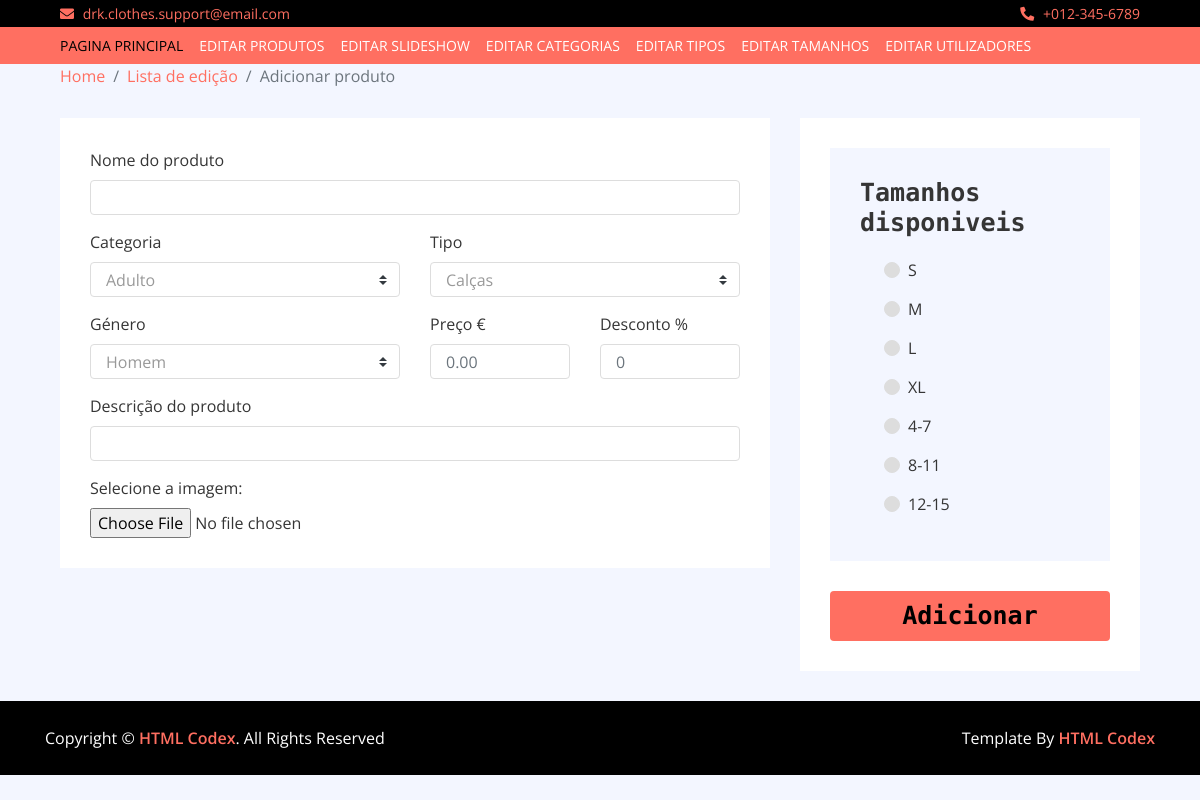
The page /admin/add-product.php on the database its author committed.
### tables this page shows
CREATE TABLE `tamanhos`  (
  `tamanhoId` int(11) NOT NULL AUTO_INCREMENT,
  `tamanhoNome` varchar(45) NOT NULL,
  PRIMARY KEY (`tamanhoId`) USING BTREE
);

### admin/add-product.php (the view, shortened to what this page needs)
<?php
include_once ("includes/body.inc.php");
$sql="Select * from tipos";
$tipos=mysqli_query($con,$sql);
$sql="Select * from categorias";
$categorias=mysqli_query($con,$sql);
$sql="Select * from tamanhos";
$tamanhos=mysqli_query($con,$sql) or die;
?>
        <div class="breadcrumb-wrap">
            <div class="container-fluid">
                <ul class="breadcrumb">
                    <li class="breadcrumb-item"><a href="index.php">Home</a></li>
                    <li class="breadcrumb-item active"><a href="editing-list.php">Lista de edição</a></li>
                    <li class="breadcrumb-item active">Adicionar produto</li>
                </ul>
            </div>
        </div>
<form action="confirm-add-product.php" method="post" enctype="multipart/form-data">
        <div class="checkout">
            <div class="container-fluid">
                <div class="row">
                    <div class="col-lg-8">
                        <div class="checkout-inner">
                            <div class="billing-address">
                                <div class="row">
                                    <div class="col-md-12">
                                        <label>Nome do produto</label>
                                        <input class="form-control" name="nomeProduto" type="text" placeholder="">
                                    </div>
                                    <div class="col-md-6">
                                        <label>Categoria</label>
                                        <select onchange="catChange();" class="custom-select" id="categoriaProduto" name="categoriaProduto">
                                            <?php
                                            while ($dados=mysqli_fetch_array($categorias)){
                                                echo "<option value=\"".$dados['categoriaId']."\">".$dados['categoriaNome']."</option>";
                                            }
                                            ?>
                                        </select>
                                    </div>
                                    <div class="col-md-6">
                                        <label>Tipo</label>
                                        <select class="custom-select" id="tipoProduto" name="tipoProduto">
                                            <?php
                                            while ($dados=mysqli_fetch_array($tipos)){
                                                echo "<option value=\"".$dados['tipoId']."\">".$dados['tipoNome']."</option>";
                                            }
                                            ?>
                                        </select>
                                    </div>
                                    <div class="col-md-6">
                                        <label>Género</label>
                                        <select class="custom-select" id="generoProduto" name="generoProduto">
                                            <option value="M" selected>Homem</option>
                                        </select>
                                    </div>
                                    <div class="col-md-3">
                                        <label>Preço €</label>
                                        <input class="form-control" name="precoProduto" type="text" placeholder="0.00">
                                    </div>
                                    <div class="col-md-3">
                                        <label>Desconto %</label>
                                        <input class="form-control" name="descontoProduto" type="text" placeholder="0">
                                    </div>
                                    <div class="col-md-12">
                                        <label>Descrição do produto</label>
                                        <input class="form-control" name="descProduto" type="text" placeholder="">
                                    </div>
                                    <div class="col-md-12">
                                            <label for="img">Selecione a imagem:</label><br>
                                            <input type="file" id="img" name="imagemProduto" accept="image/*">
                                    </div>
                                </div>
                            </div>
                        </div>
                    </div>
                    <div class="col-lg-4">
                        <div class="checkout-inner">
                            <div class="checkout-payment">
                                <div class="payment-methods">
                                    <h1>Tamanhos disponiveis</h1>
                                    <div class="payment-method">
                                        <div class="custom-control custom-checkbox">
                                            <?php
                                            while ($dados=mysqli_fetch_array($tamanhos)){
                                                $i=$dados['tamanhoId'];
                                                echo "<div class=\"custom-control custom-radio\">";
                                                echo "<label class=\"custom-control-label\" for=\"size".$i."\">".$dados['tamanhoNome']."</label><br>";
                                                echo "</div>";
                                            }
                                            ?>
                                        </div>
                                    </div>
                                </div>
                                <div class="checkout-btn">
                                    <button input type="submit">Adicionar</button>
                                </div>
                            </div>
                        </div>
                    </div>
                </div>
            </div>
        </div>
</form>

### admin/css/style.css (style rules this page uses)
body { color: #353535; font-family: 'Open Sans', sans-serif; font-weight: 400; background: #f3f6ff; }
a { color: #FF6F61; }
h1 { font-family: 'Source Code Pro', monospace; font-weight: 900; }
@media (min-width: 992px) { .container-fluid { padding-right: 60px; padding-left: 60px; } }
.form-control, .custom-select { width: 100%; height: 35px; padding: 0 15px; color: #999999; border: 1px solid #dddddd; margin-bottom: 15px }
.custom-radio, .custom-checkbox { margin-bottom: 15px; }
.custom-radio .custom-control-label::before, .custom-checkbox .custom-control-label::before { background: #dddddd; border-color: #dddddd; }
.breadcrumb-wrap { position: relative; width: 100%; }
.breadcrumb-wrap .breadcrumb { margin: 0; padding: 0; background: transparent; }
.checkout { position: relative; padding-top: 30px; }
.checkout .checkout-inner { margin-bottom: 30px; padding: 30px; background: #ffffff; }
.checkout .billing-address, .checkout .shipping-address { position: relative; width: 100%; }
.checkout .checkout-summary, .checkout .checkout-payment { position: relative; width: 100%; }
.checkout .checkout-summary h1, .checkout .checkout-payment h1 { font-size: 25px; margin-bottom: 20px; }
.checkout .checkout-summary, .checkout .checkout-payment .payment-methods { padding: 30px; background: #f3f6ff; margin-bottom: 30px; }
.checkout .checkout-payment .checkout-btn button { width: 100%; height: 50px; padding: 2px 10px; font-family: 'Source Code Pro', monospace; font-weight: 700; font-size: 25px; text-align: center; color: #000000; background: #FF6F61; border: none; border-radius: 4px; transition: all .3s; }

### rows shown on the page
tamanhos: tamanhoNome "S"
tamanhos: tamanhoNome "M"
tamanhos: tamanhoNome "L"
tamanhos: tamanhoNome "XL"
tamanhos: tamanhoNome "4-7"
tamanhos: tamanhoNome "8-11"
tamanhos: tamanhoNome "12-15"

### other values the page prints
form field categoriaProduto "Adulto"
form field tipoProduto "Calças"
